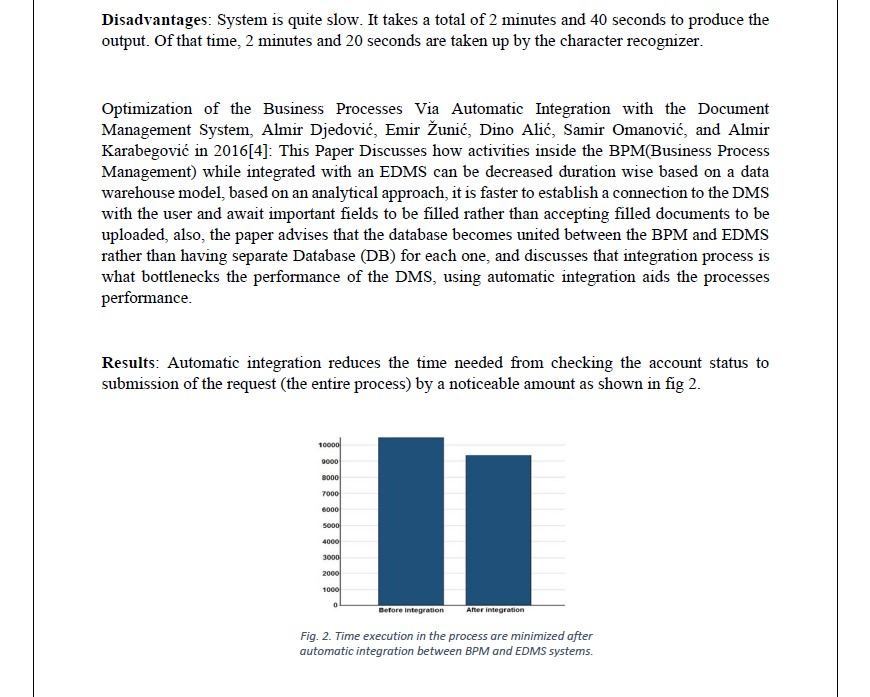
#> input picture OCR/dev/Content/test.jpg, 870 x 697 px, found by its file name; its folder holds only this picture in this run
$ jupyter execute --allow-errors Detecting-Text-Lines.ipynb
#> lines starting #> are read from the running program, lines starting #| are printed output that depends on the picture; after the words box and inside, x2 and y2 are one past the last pixel; in counts of white or black regions, pixels touching at a corner belong together
[cell 1]
# This Python 3 environment comes with many helpful analytics libraries installed
# It is defined by the kaggle/python Docker image: https://github.com/kaggle/docker-python
# For example, here's several helpful packages to load

import numpy as np
import matplotlib.pyplot as plt
import cv2
from keras.layers import *
from keras.models import Model
from keras.optimizers import Adam
from sklearn.model_selection import train_test_split
import random

# Input data files are available in the read-only "../input/" directory
# For example, running this (by clicking run or pressing Shift+Enter) will list all files under the input directory

import os
for dirname, _, filenames in os.walk('/kaggle/input'):
    for filename in filenames:
        print(os.path.join(dirname, filename))

# You can write up to 20GB to the current directory (/kaggle/working/) that gets preserved as output when you create a version using "Save & Run All"
# You can also write temporary files to /kaggle/temp/, but they won't be saved outside of the current session

#> (a cell that did not finish here is left out)

[cell 3]
# [12 lines left out: function visualize, not called in this run]

[cell 4]
# [14 lines left out: function get_segmented_img, not called in this run]

[cell 5]
def preprocess_img(img):
    img=cv2.resize(img,(512,512))
    return img

[cell 6]
# [18 lines left out: function batch_generator, not called in this run]

#> (a cell that did not finish here is left out)

[cell 8]
def unet(pretrained_weights = None,input_size = (512,512,1)):
    inputs = Input(input_size)
    conv1 = Conv2D(64, 3, activation = 'relu', padding = 'same', kernel_initializer = 'he_normal')(inputs)
    conv1 = Conv2D(64, 3, activation = 'relu', padding = 'same', kernel_initializer = 'he_normal')(conv1)
    pool1 = MaxPooling2D(pool_size=(2, 2))(conv1)
    conv2 = Conv2D(128, 3, activation = 'relu', padding = 'same', kernel_initializer = 'he_normal')(pool1)
    conv2 = Conv2D(128, 3, activation = 'relu', padding = 'same', kernel_initializer = 'he_normal')(conv2)
    pool2 = MaxPooling2D(pool_size=(2, 2))(conv2)
    conv3 = Conv2D(256, 3, activation = 'relu', padding = 'same', kernel_initializer = 'he_normal')(pool2)
    conv3 = Conv2D(256, 3, activation = 'relu', padding = 'same', kernel_initializer = 'he_normal')(conv3)
    pool3 = MaxPooling2D(pool_size=(2, 2))(conv3)
    conv4 = Conv2D(512, 3, activation = 'relu', padding = 'same', kernel_initializer = 'he_normal')(pool3)
    conv4 = Conv2D(512, 3, activation = 'relu', padding = 'same', kernel_initializer = 'he_normal')(conv4)
    drop4 = Dropout(0.5)(conv4)
    pool4 = MaxPooling2D(pool_size=(2, 2))(drop4)

    conv5 = Conv2D(1024, 3, activation = 'relu', padding = 'same', kernel_initializer = 'he_normal')(pool4)
    conv5 = Conv2D(1024, 3, activation = 'relu', padding = 'same', kernel_initializer = 'he_normal')(conv5)
    drop5 = Dropout(0.5)(conv5)

    up6 = Conv2D(512, 2, activation = 'relu', padding = 'same', kernel_initializer = 'he_normal')(UpSampling2D(size = (2,2))(drop5))
    merge6 = concatenate([drop4,up6], axis = 3)
    conv6 = Conv2D(512, 3, activation = 'relu', padding = 'same', kernel_initializer = 'he_normal')(merge6)
    conv6 = Conv2D(512, 3, activation = 'relu', padding = 'same', kernel_initializer = 'he_normal')(conv6)

    up7 = Conv2D(256, 2, activation = 'relu', padding = 'same', kernel_initializer = 'he_normal')(UpSampling2D(size = (2,2))(conv6))
    merge7 = concatenate([conv3,up7], axis = 3)
    conv7 = Conv2D(256, 3, activation = 'relu', padding = 'same', kernel_initializer = 'he_normal')(merge7)
    conv7 = Conv2D(256, 3, activation = 'relu', padding = 'same', kernel_initializer = 'he_normal')(conv7)

    up8 = Conv2D(128, 2, activation = 'relu', padding = 'same', kernel_initializer = 'he_normal')(UpSampling2D(size = (2,2))(conv7))
    merge8 = concatenate([conv2,up8], axis = 3)
    conv8 = Conv2D(128, 3, activation = 'relu', padding = 'same', kernel_initializer = 'he_normal')(merge8)
    conv8 = Conv2D(128, 3, activation = 'relu', padding = 'same', kernel_initializer = 'he_normal')(conv8)

    up9 = Conv2D(64, 2, activation = 'relu', padding = 'same', kernel_initializer = 'he_normal')(UpSampling2D(size = (2,2))(conv8))
    merge9 = concatenate([conv1,up9], axis = 3)
    conv9 = Conv2D(64, 3, activation = 'relu', padding = 'same', kernel_initializer = 'he_normal')(merge9)
    conv9 = Conv2D(64, 3, activation = 'relu', padding = 'same', kernel_initializer = 'he_normal')(conv9)
    conv9 = Conv2D(2, 3, activation = 'relu', padding = 'same', kernel_initializer = 'he_normal')(conv9)
    conv10 = Conv2D(1, 1, activation = 'sigmoid')(conv9)
    model = Model(inputs,conv10)

    model.compile(optimizer = Adam(learning_rate = 1e-4), loss = 'binary_crossentropy', metrics = ['accuracy'])


    if(pretrained_weights):
      model.load_weights(pretrained_weights)

    return model

#> (the rest of this cell did not finish here and is left out)

#> (a cell that did not finish here is left out)

#> (a cell that did not finish here is left out)

[cell 11]
from keras.callbacks import ModelCheckpoint
#> (the rest of this cell did not finish here and is left out)

#> (a cell that did not finish here is left out)

#> (a cell that did not finish here is left out)

[cell 14]
import seaborn as sns
img=cv2.imread(f'/kaggle/input/testing/test.jpg',0)
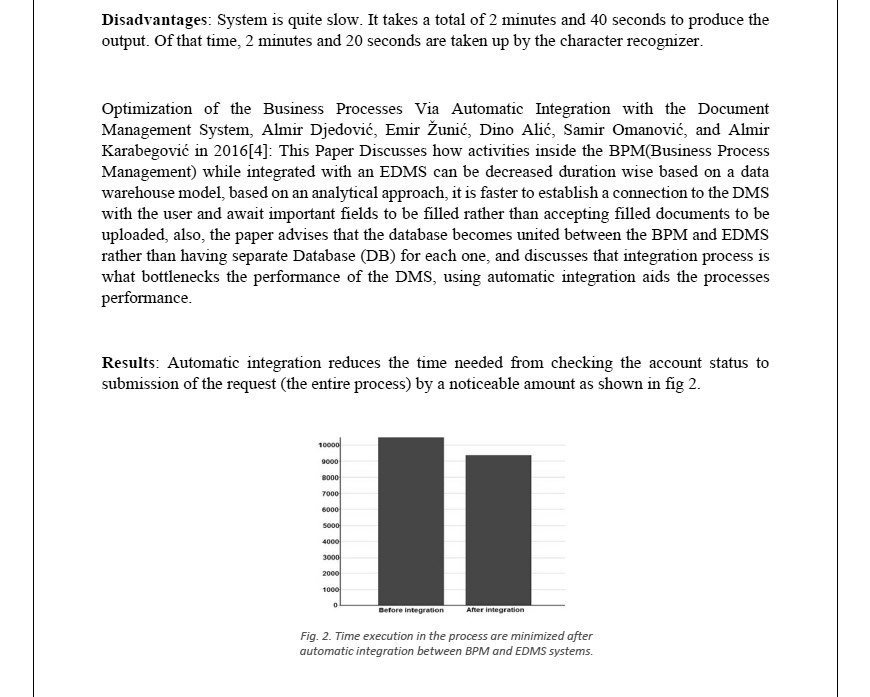
#> img: shape (697, 870); min 0, max 255, mean 236
ret,img=cv2.threshold(img,150,255,cv2.THRESH_BINARY_INV)
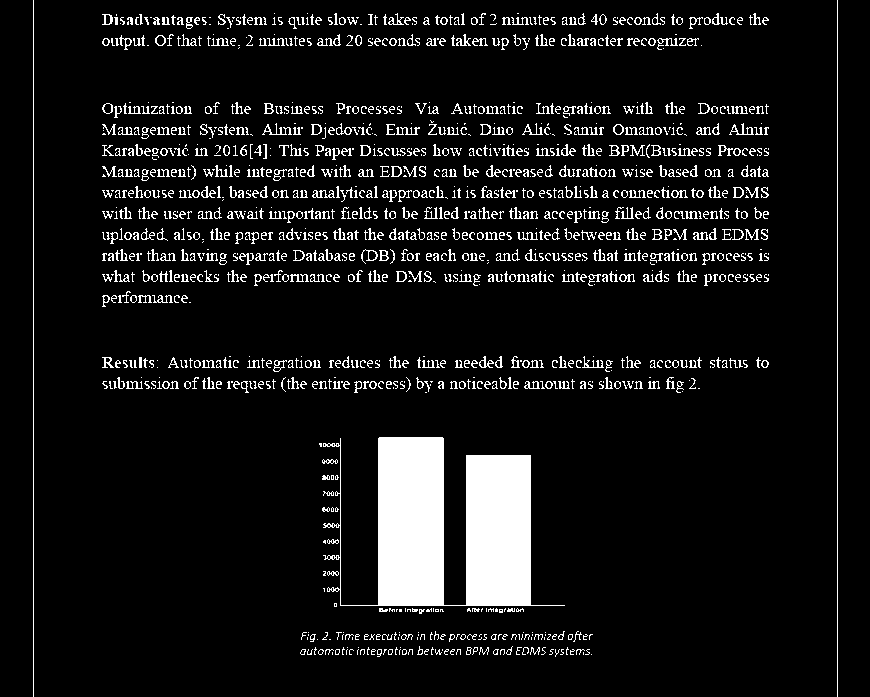
#> img: shape (697, 870); 8.7% white; 1295 white regions (572 under 20 px), largest, box (x1, y1, x2, y2) and area: (323, 437, 565, 606) 21415, (33, 0, 34, 697) 697, (837, 0, 838, 697) 697
img=cv2.resize(img,(512,512))
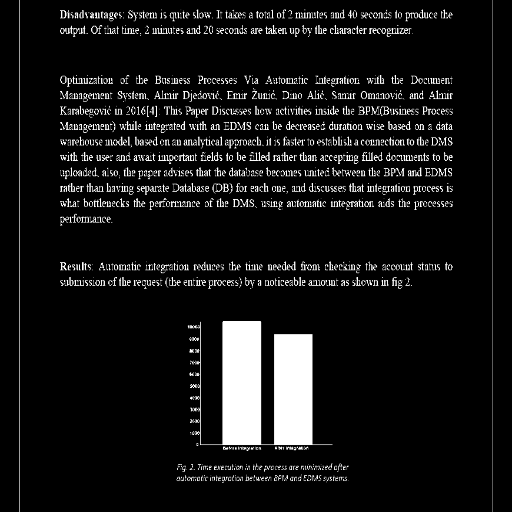
#> img: shape (512, 512); min 0, max 255, mean 21.9
img= np.expand_dims(img,axis=-1)
